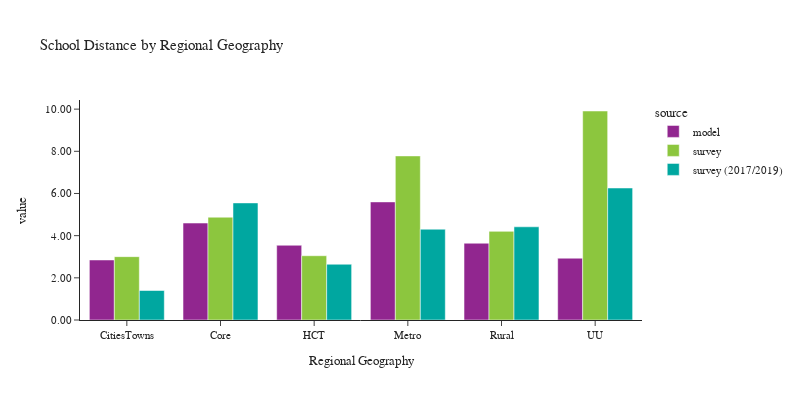

The cell this chart's notebook holds for it:
### Code cell
plot_school_location(df_students, 'rg_proposed_school', 'Regional Geography', 'Regional Geography')

### Figure 1 — Plotly figure (JSON) as saved in the notebook; plotly's stock layout.template omitted (floating-point values rounded to 4 significant figures)
{"data": [{"alignmentgroup": "True", "customdata": [[89643], [259576], [181956], [335961], [69967], [36364]], "hovertemplate": "source=model<br>rg_proposed_school=%{x}<br>value=%{y}<br>sample count=%{customdata[0]}<extra></extra>", "legendgroup": "model", "marker": {"color": "#91268F", "pattern": {"shape": ""}}, "name": "model", "offsetgroup": "model", "orientation": "v", "showlegend": true, "textposition": "auto", "type": "bar", "x": ["CitiesTowns", "Core", "HCT", "Metro", "Rural", "UU"], "xaxis": "x", "y": [2.846, 4.598, 3.544, 5.6, 3.64, 2.931], "yaxis": "y"}, {"alignmentgroup": "True", "customdata": [[43], [152], [149], [515], [37], [23]], "hovertemplate": "source=survey<br>rg_proposed_school=%{x}<br>value=%{y}<br>sample count=%{customdata[0]}<extra></extra>", "legendgroup": "survey", "marker": {"color": "#8CC63E", "pattern": {"shape": ""}}, "name": "survey", "offsetgroup": "survey", "orientation": "v", "showlegend": true, "textposition": "auto", "type": "bar", "x": ["CitiesTowns", "Core", "HCT", "Metro", "Rural", "UU"], "xaxis": "x", "y": [3.004, 4.875, 3.048, 7.782, 4.203, 9.911], "yaxis": "y"}, {"alignmentgroup": "True", "customdata": [[20], [139], [42], [205], [39], [6]], "hovertemplate": "source=survey (2017/2019)<br>rg_proposed_school=%{x}<br>value=%{y}<br>sample count=%{customdata[0]}<extra></extra>", "legendgroup": "survey (2017/2019)", "marker": {"color": "#00A7A0", "pattern": {"shape": ""}}, "name": "survey (2017/2019)", "offsetgroup": "survey (2017/2019)", "orientation": "v", "showlegend": true, "textposition": "auto", "type": "bar", "x": ["CitiesTowns", "Core", "HCT", "Metro", "Rural", "UU"], "xaxis": "x", "y": [1.398, 5.553, 2.644, 4.306, 4.419, 6.259], "yaxis": "y"}], "layout": {"barmode": "group", "font": {"size": 11}, "height": 400, "legend": {"title": {"text": "source"}, "tracegroupgap": 0}, "title": {"text": "School Distance by Regional Geography"}, "width": 800, "xaxis": {"anchor": "y", "domain": [0.0, 1.0], "title": {"text": "Regional Geography"}}, "yaxis": {"anchor": "x", "domain": [0.0, 1.0], "tickformat": ".2f", "title": {"text": "value"}}}}
